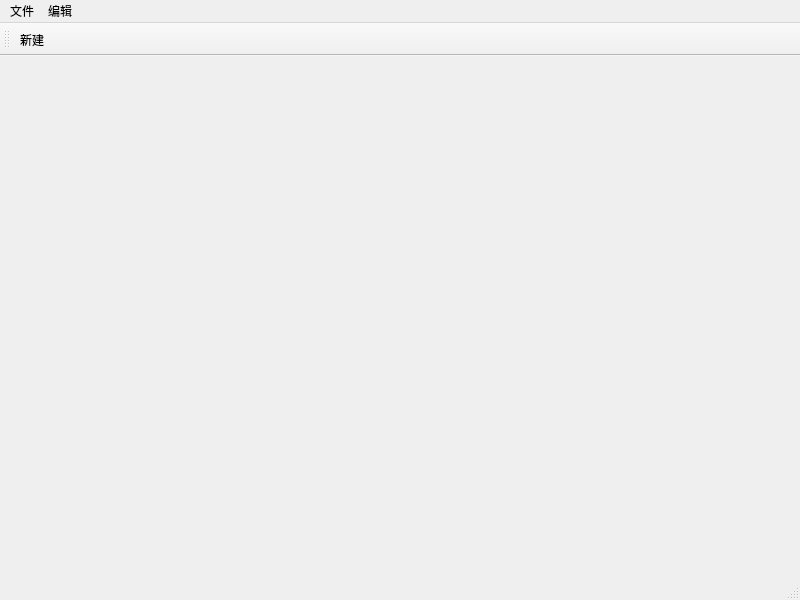
<?xml version="1.0" encoding="UTF-8"?>
<ui version="4.0">
 <class>MainWindow</class>
 <widget class="QMainWindow" name="MainWindow">
  <property name="geometry">
   <rect>
    <x>0</x>
    <y>0</y>
    <width>800</width>
    <height>600</height>
   </rect>
  </property>
  <property name="windowTitle">
   <string>MainWindow</string>
  </property>
  <widget class="QWidget" name="centralwidget"/>
  <widget class="QMenuBar" name="menubar">
   <property name="geometry">
    <rect>
     <x>0</x>
     <y>0</y>
     <width>800</width>
     <height>26</height>
    </rect>
   </property>
   <widget class="QMenu" name="menu">
    <property name="title">
     <string>文件</string>
    </property>
    <addaction name="actionnew"/>
    <addaction name="actionopen"/>
   </widget>
   <widget class="QMenu" name="menu_2">
    <property name="title">
     <string>编辑</string>
    </property>
   </widget>
   <addaction name="menu"/>
   <addaction name="menu_2"/>
  </widget>
  <widget class="QStatusBar" name="statusbar"/>
  <widget class="QToolBar" name="toolBar">
   <property name="windowTitle">
    <string>toolBar</string>
   </property>
   <attribute name="toolBarArea">
    <enum>TopToolBarArea</enum>
   </attribute>
   <attribute name="toolBarBreak">
    <bool>false</bool>
   </attribute>
   <addaction name="actionnew"/>
  </widget>
  <action name="actionnew">
   <property name="text">
    <string>新建</string>
   </property>
  </action>
  <action name="actionopen">
   <property name="text">
    <string>open</string>
   </property>
  </action>
 </widget>
 <resources/>
 <connections/>
</ui>
